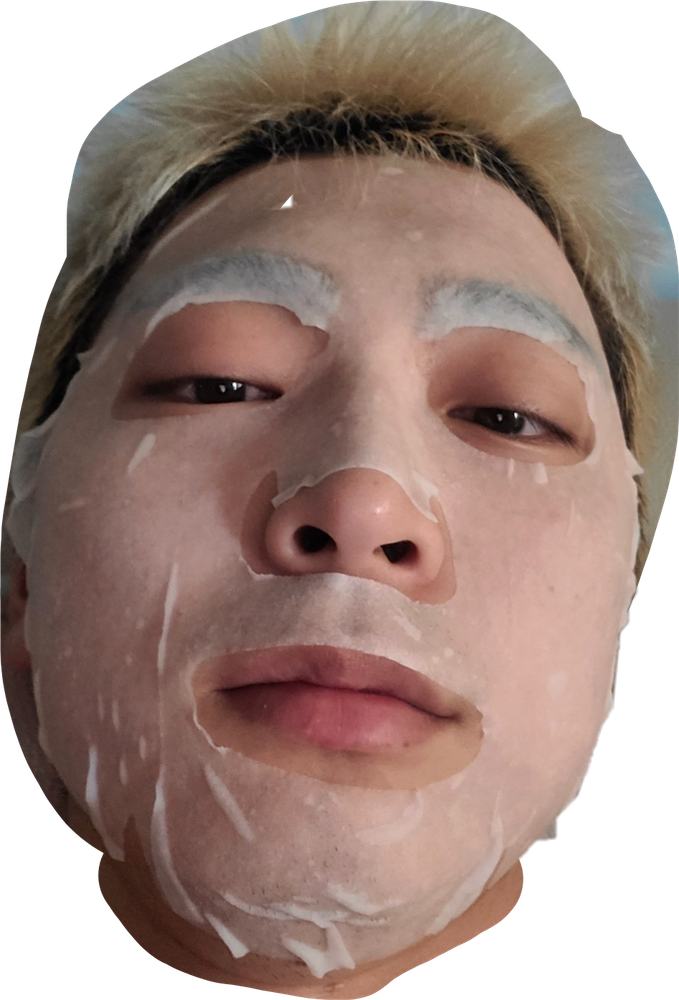
#> input picture src2/opencv/data/gigi.png, 679 x 1000 px, shrunk from 947 x 1394 before the run, found by its file name
$ jupyter execute read_image.ipynb
#> lines starting #> are read from the running program, lines starting #| are printed output that depends on the picture
[cell 1]
import numpy as np
import matplotlib.pyplot as plt
from PIL import Image
import cv2

[cell 2]
monster = Image.open('/home/addinedu/dev_ws/opencv/data/gigi.png')
#> monster is the input picture: PIL image 679x1000 RGBA; mean R, G, B, A 110.1, 87.4, 79.6, 200.5
monster

[cell 3]
type(monster)

[cell 4]
monster_arr = np.asarray(monster)
type(monster_arr)

[cell 5]
monster_arr.shape
#> Out = (1000, 679, 4)

[cell 6]
plt.imshow(monster_arr)

[cell 7]
monster_red = monster_arr.copy()
plt.imshow(monster_red[:,:,0])
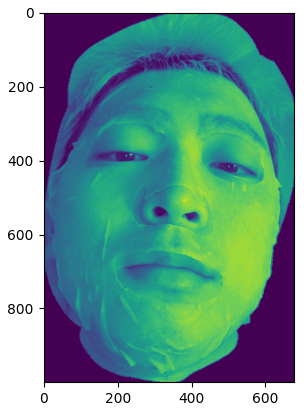
#> figure drawn by matplotlib, 1 panel

[cell 8]
monster_red = monster_arr.copy()
plt.imshow(monster_red[:,:,0], cmap = 'gray')
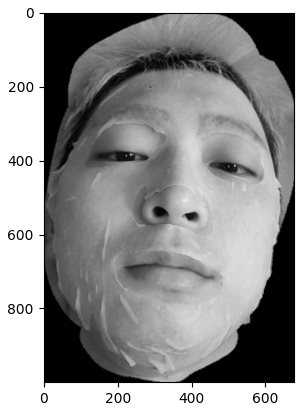
#> figure drawn by matplotlib, 1 panel

[cell 9]
monster_red = monster_arr.copy()
plt.imshow(monster_red[:,:,2], cmap = 'gray')
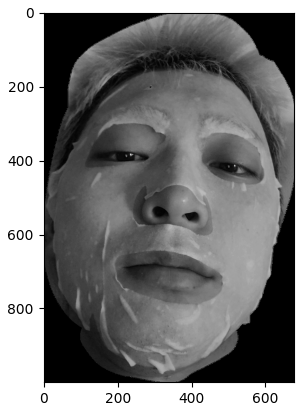
#> figure drawn by matplotlib, 1 panel

[cell 10]
monster_red[:,:,2] = 0
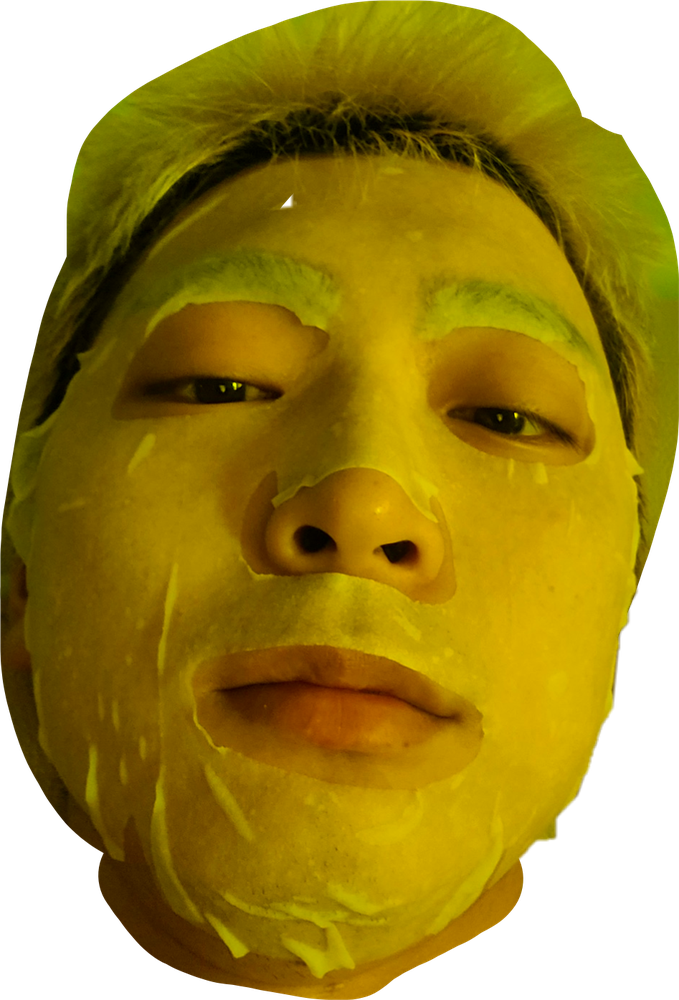
#> monster_red: shape (1000, 679, 4); mean R, G, B, A 110.1, 87.4, 0, 200.5; transparent parts drawn white
plt.imshow(monster_red)
